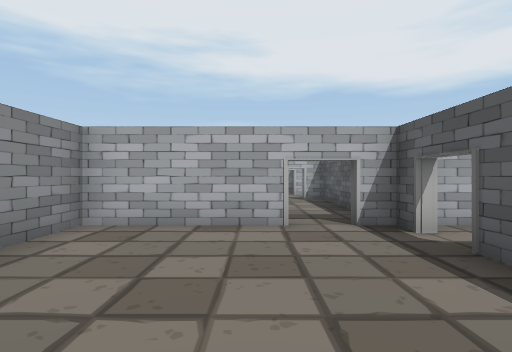
View 1 (above)

19 first-person views from a walk through a 3-D level made in the Unity game engine. The camera is 1.5 m above the floor, looks level and sees 80° across. The floor is counted in squares, 2 m on a side. Each view is taken from the middle of a square. On the plan, view 1 faces up. The plan holds only what a view shows up to about 10 squares ahead; the rest is blank. The place goes on beyond the plan.

View 2
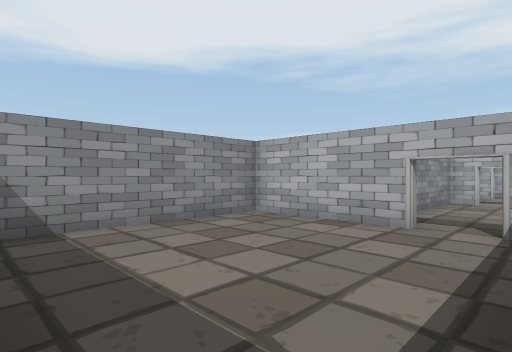

View 3
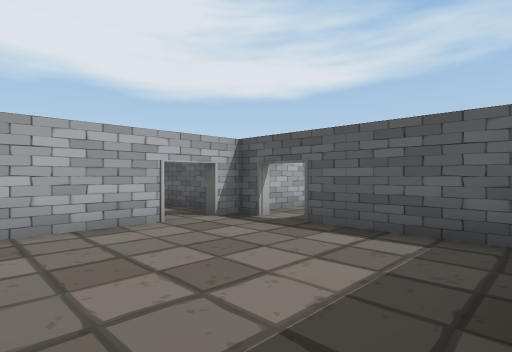

View 4
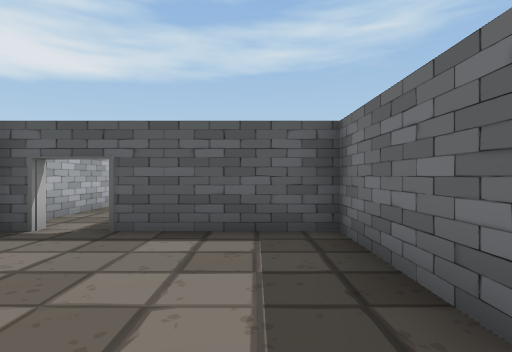

View 5
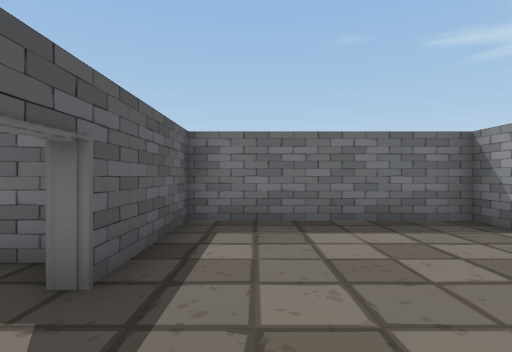

View 6
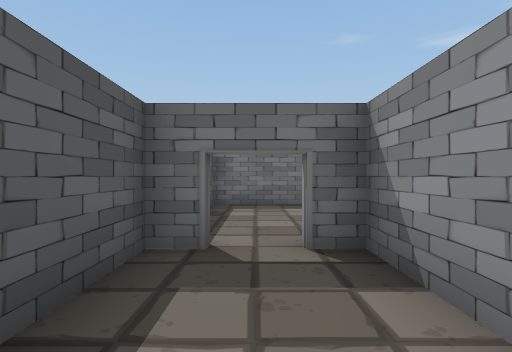

View 7
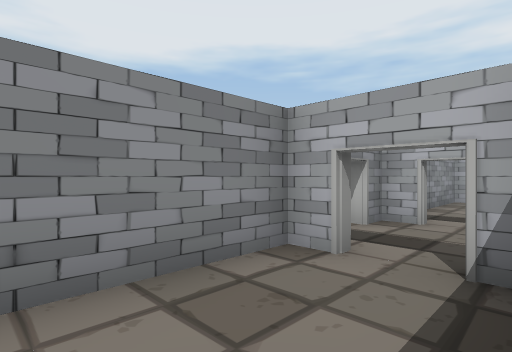

View 8
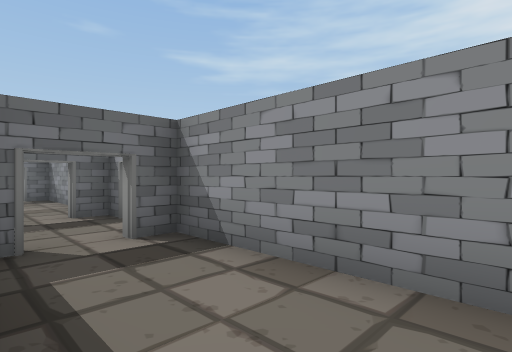

View 9
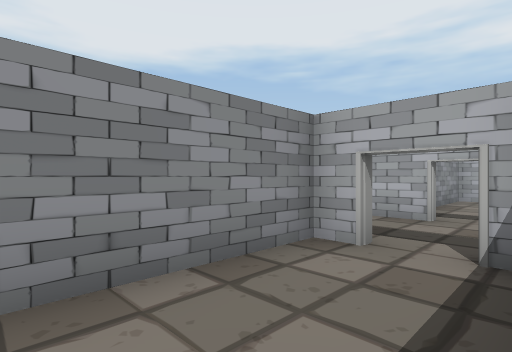

View 10
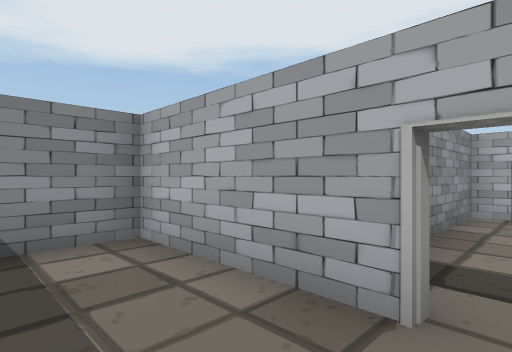

View 11
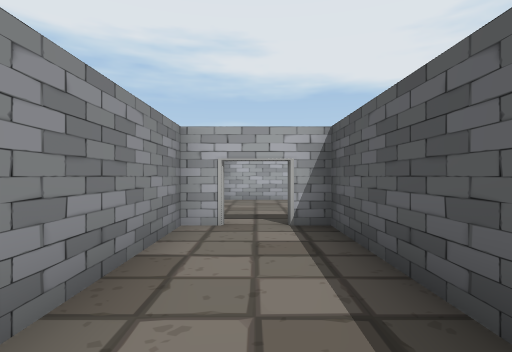

View 12
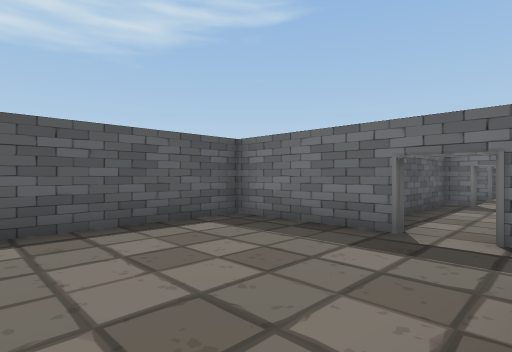

View 13
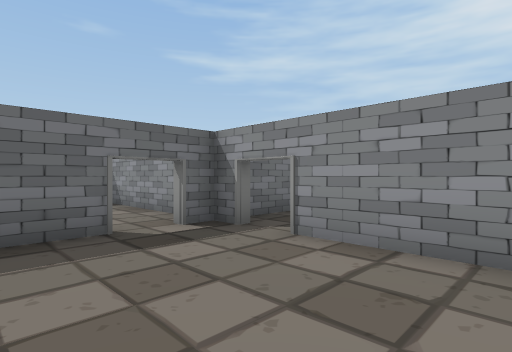

View 14
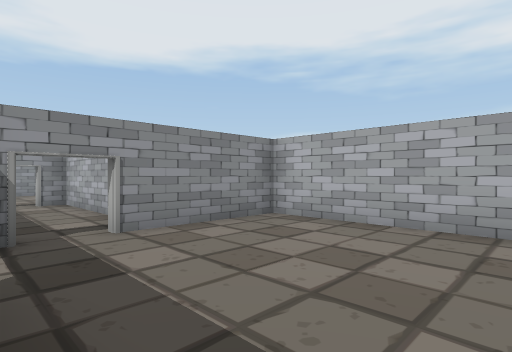

View 15
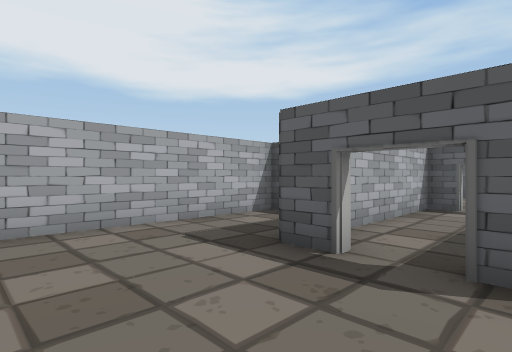

View 16
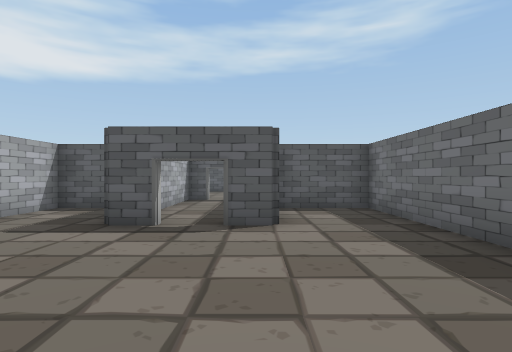

View 17
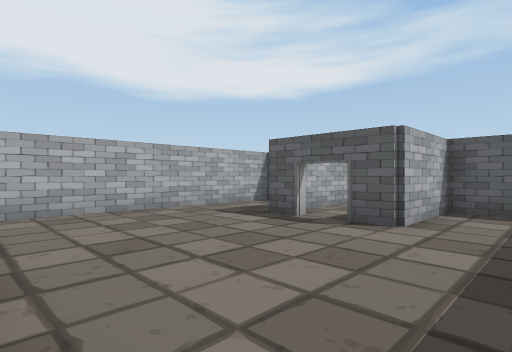

View 18
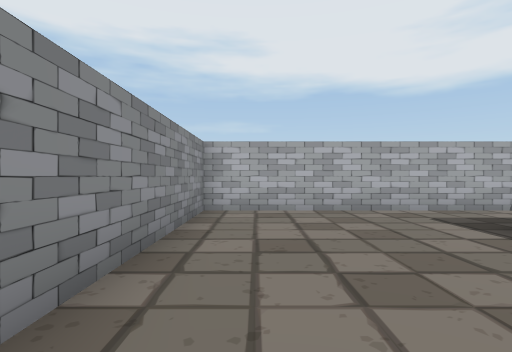

View 19
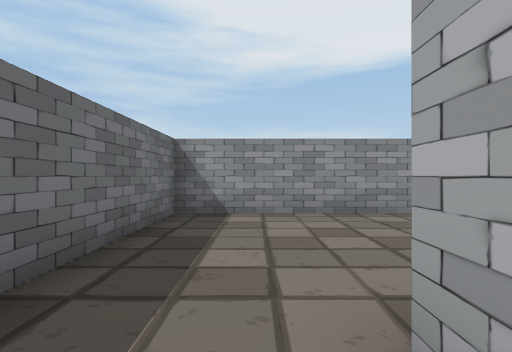

### Floor plan
Points are (right, up) in squares from view 1. A wall is a line through its corners. A room is listed if a view was taken in it or the views show most of it. See-through windows are left out.
Room 1 (views 1, 2, 3, 4)
walls: (0.5, 4.6) (-2.6, 4.6) (-2.6, -0.1) (2.1, -0.1) (2.1, 3); (2.1, 4) (2.1, 4.6)
ways out: opening at (1, 5) to room 2
Room 2 (views 5, 6, 7)
walls: (1.5, 4.9) (2.1, 4.9) (2.1, 9.6) (1.5, 9.6); (0.5, 9.6) (-0.1, 9.6) (-0.1, 4.9) (0.5, 4.9)
ways out: opening at (1, 5) to room 1; opening at (1, 10)
Room 3 (views 8, 9)
walls: (0.5, 17.1) (-0.1, 17.1) (-0.1, 12.4) (0.5, 12.4)
ways out: opening at (1, 17) to room 4; opening at (1, 13)
Room 4 (view 10)
walls: (0.5, 17.5) (0.5, 17.1); (0.5, 19.6) (-2.6, 19.6) (-2.6, 18.2)
ways out: opening at (1, 17) to room 3; opening at (1, 20) to room 5
Room 5 (view 11)
walls: (1.5, 19.9) (2.1, 19.9) (2.1, 24.6) (1.5, 24.6); (0.5, 24.6) (-0.1, 24.6) (-0.1, 20.3)
ways out: opening at (1, 20) to room 4; opening at (1, 25) to room 6
Room 6 (views 12, 13, 14)
walls: (1.5, 24.9) (4.6, 24.9) (4.6, 28.6); (-0.1, 25.5) (-0.1, 24.9); (3.6, 29.6) (-0.1, 29.6) (-0.1, 26.5)
ways out: opening at (1, 25) to room 5; opening at (1, 26) to room 8
Room 7 (views 15, 16, 17, 18, 19)
walls: (-5.1, 26.5) (-5.4, 26.5) (-5.4, 27.4); (-2.4, 27.1) (-5.1, 27.1); (-2.9, 28.5) (-2.9, 29.6) (-10.1, 29.6) (-10.1, 22.4) (-2.9, 22.4) (-2.9, 24.6) (-5.4, 24.6) (-5.4, 25.5)
ways out: opening at (-3, 26) to room 8
Room 8 (no view inside)
walls: (-0.5, 25.5) (-0.1, 25.5); (-0.1, 26.5) (-0.4, 26.5) (-0.4, 27.1) (-2.4, 27.1); (-0.1, 24.9) (0.5, 24.9); (-2.2, 24.9) (-1, 24.9)
ways out: opening at (1, 26) to room 6; opening at (-3, 26) to room 7

Where each view was taken, in squares from view 1:
view 1: 0 up, 0 right, facing up
view 2: 0 up, 2 right, facing up-left
view 3: 0 up, 2 left, facing up-right
view 4: 1 up, 2 left, facing right
view 5: 5 up, 1 right, facing down
view 6: 8 up, 1 right, facing down
view 7: 7 up, 2 right, facing up-left
view 8: 16 up, 2 right, facing down-left
view 9: 14 up, 2 right, facing up-left
view 10: 18 up, 1 right, facing up-left
view 11: 20 up, 1 right, facing up
view 12: 29 up, 0 right, facing down-right
view 13: 29 up, 3 right, facing down-left
view 14: 25 up, 4 right, facing up-left
view 15: 25 up, 8 left, facing up-right
view 16: 25 up, 10 left, facing right
view 17: 23 up, 10 left, facing up-right
view 18: 23 up, 9 left, facing up
view 19: 24 up, 4 left, facing left
